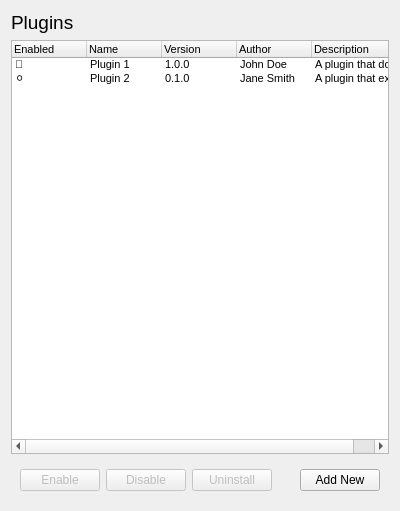
<?xml version="1.0" encoding="UTF-8"?>
<ui version="4.0">
 <class>PluginsPanel</class>
 <widget class="QWidget" name="PluginsPanel">
  <property name="geometry">
   <rect>
    <x>0</x>
    <y>0</y>
    <width>400</width>
    <height>511</height>
   </rect>
  </property>
  <property name="windowTitle">
   <string>Plugins</string>
  </property>
  <layout class="QVBoxLayout" name="verticalLayout">
   <item>
    <widget class="QLabel" name="pluginLabel">
     <property name="font">
      <font>
       <pointsize>14</pointsize>
      </font>
     </property>
     <property name="text">
      <string>Plugins</string>
     </property>
    </widget>
   </item>
   <item>
    <widget class="QTreeWidget" name="pluginList">
     <property name="font">
      <font>
       <pointsize>8</pointsize>
      </font>
     </property>
     <property name="indentation">
      <number>0</number>
     </property>
     <property name="uniformRowHeights">
      <bool>false</bool>
     </property>
     <property name="itemsExpandable">
      <bool>false</bool>
     </property>
     <property name="headerHidden">
      <bool>false</bool>
     </property>
     <attribute name="headerVisible">
      <bool>true</bool>
     </attribute>
     <attribute name="headerMinimumSectionSize">
      <number>75</number>
     </attribute>
     <attribute name="headerDefaultSectionSize">
      <number>75</number>
     </attribute>
     <column>
      <property name="text">
       <string>Enabled</string>
      </property>
     </column>
     <column>
      <property name="text">
       <string>Name</string>
      </property>
     </column>
     <column>
      <property name="text">
       <string>Version</string>
      </property>
     </column>
     <column>
      <property name="text">
       <string>Author</string>
      </property>
     </column>
     <column>
      <property name="text">
       <string>Description</string>
      </property>
     </column>
     <item>
      <property name="text">
       <string>🔵</string>
      </property>
      <property name="font">
       <font>
        <pointsize>8</pointsize>
       </font>
      </property>
      <property name="text">
       <string>Plugin 1</string>
      </property>
      <property name="text">
       <string>1.0.0</string>
      </property>
      <property name="text">
       <string>John Doe</string>
      </property>
      <property name="text">
       <string>A plugin that doesn't really exist</string>
      </property>
     </item>
     <item>
      <property name="text">
       <string>⚪</string>
      </property>
      <property name="font">
       <font>
        <pointsize>8</pointsize>
       </font>
      </property>
      <property name="text">
       <string>Plugin 2</string>
      </property>
      <property name="text">
       <string>0.1.0</string>
      </property>
      <property name="text">
       <string>Jane Smith</string>
      </property>
      <property name="text">
       <string>A plugin that exists, but not really</string>
      </property>
     </item>
    </widget>
   </item>
   <item>
    <widget class="QWidget" name="horizontalWidget" native="true">
     <layout class="QHBoxLayout" name="horizontalLayout">
      <item>
       <widget class="QPushButton" name="enableButton">
        <property name="enabled">
         <bool>false</bool>
        </property>
        <property name="text">
         <string>Enable</string>
        </property>
       </widget>
      </item>
      <item>
       <widget class="QPushButton" name="disableButton">
        <property name="enabled">
         <bool>false</bool>
        </property>
        <property name="text">
         <string>Disable</string>
        </property>
       </widget>
      </item>
      <item>
       <widget class="QPushButton" name="uninstallButton">
        <property name="enabled">
         <bool>false</bool>
        </property>
        <property name="text">
         <string>Uninstall</string>
        </property>
        <property name="checkable">
         <bool>false</bool>
        </property>
        <property name="default">
         <bool>false</bool>
        </property>
        <property name="flat">
         <bool>false</bool>
        </property>
       </widget>
      </item>
      <item>
       <spacer name="horizontalSpacer">
        <property name="orientation">
         <enum>Qt::Horizontal</enum>
        </property>
        <property name="sizeHint" stdset="0">
         <size>
          <width>40</width>
          <height>20</height>
         </size>
        </property>
       </spacer>
      </item>
      <item>
       <widget class="QPushButton" name="addButton">
        <property name="enabled">
         <bool>true</bool>
        </property>
        <property name="text">
         <string>Add New</string>
        </property>
       </widget>
      </item>
     </layout>
    </widget>
   </item>
  </layout>
 </widget>
 <resources/>
 <connections/>
</ui>
